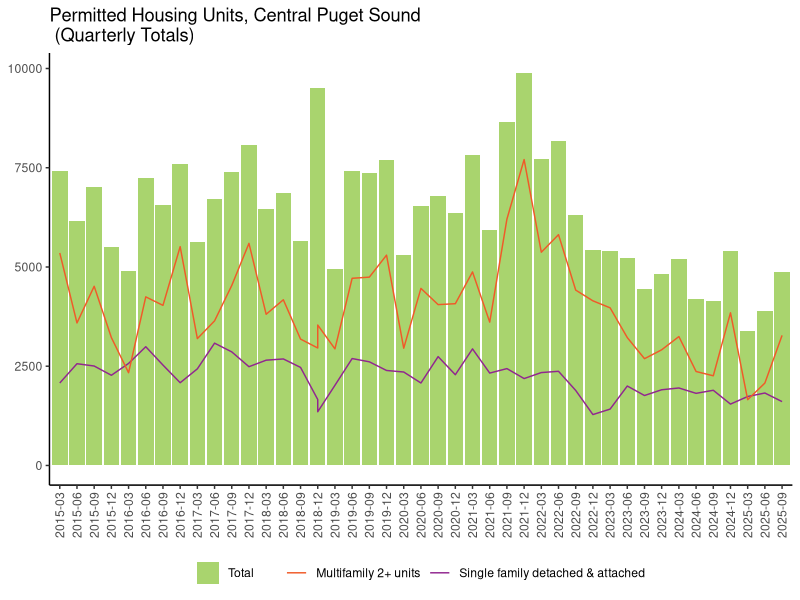
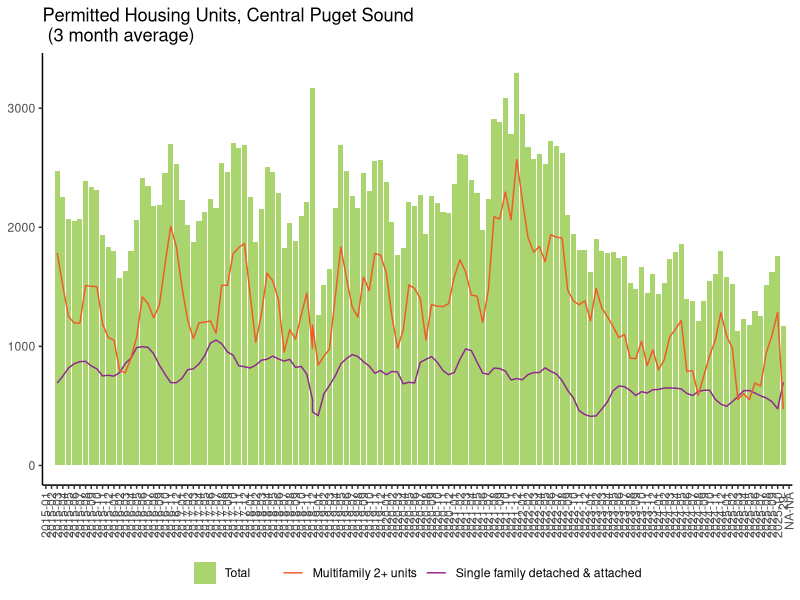

These charts were generated, in order, by the following R code:
## ---- chunk 1
knitr::opts_chunk$set(echo = TRUE)
## ---- chunk 2
library(readxl)
library(dplyr)
library(zoo)
library(ggplot2)
library(openxlsx)
library(stringr)
## ---- chunk 3
permits_15_df<-read_excel('census_bps_monthly_2015_Oct2025.xlsx')

## ---- chunk 4
total_df<- permits_15_df%>%group_by(Month)%>%
           summarise(sum_Total=sum(Total),
                     sum_1Unit=sum(`1 Unit`))
  

total_df_3mth<-total_df%>%
  mutate(multifamily=sum_Total-sum_1Unit)%>%
  mutate(move_tot3_total=rollapply(sum_Total, 3, sum, align='right', fill=NA),
         move_tot3_sf=rollapply(sum_1Unit, 3, sum, align='right', fill=NA),
         move_tot3_mf=rollapply(multifamily, 3, sum, align='right', fill=NA))%>%
  mutate(month_format=paste(substr(Month,1,4), substr(Month,5,6), sep='-'))

total_df_3mth_03 <- total_df_3mth %>%
  filter(str_detect(Month, regex("03", ignore_case = TRUE)))

total_df_3mth_03 <- total_df_3mth_03[,c(1,2,5,6,7,8)]

total_df_3mth_06 <- total_df_3mth %>%
  filter(str_detect(Month, regex("06", ignore_case = TRUE)))

total_df_3mth_06 <- total_df_3mth_06[,c(1,2,5,6,7,8)]

total_df_3mth_09 <- total_df_3mth %>%
  filter(str_detect(Month, regex("09", ignore_case = TRUE)))

total_df_3mth_09 <- total_df_3mth_09[,c(1,2,5,6,7,8)]

total_df_3mth_12 <- total_df_3mth %>%
  filter(str_detect(Month, regex("12", ignore_case = TRUE)))

total_df_3mth_12 <- total_df_3mth_12[,c(1,2,5,6,7,8)]

all <- rbind(total_df_3mth_03, total_df_3mth_06, total_df_3mth_09, total_df_3mth_12)

#write.xlsx(all, 'census_bps_quarterly.xlsx')

## ---- chunk 5
yrly_and_mnthly_avgs <- permits_15_df %>%
  mutate(year = substr(Month, 1, 4)) %>%
  group_by(year, Month) %>%
  summarise(sum_Total=sum(Total),
            sum_1Unit=sum(`1 Unit`)) %>%
  mutate(multifamily = sum_Total-sum_1Unit) %>%
  
  # yearly and monthly avg totals
  group_by(year) %>%
  summarise(yearly_total = sum(sum_Total, na.rm = TRUE),
            yearly_singlefamily = sum(sum_1Unit, na.rm = TRUE),
            yearly_multifamily = sum(multifamily, na.rm = TRUE),
            
             months = if_else(first(year) == "2025", 10, 12), # 2025 data thru Oct, divide by 10 for monthly data
            
            avg_monthly_total = yearly_total / months,
            avg_monthly_singlefamily = yearly_singlefamily / months,
            avg_monthly_multifamily = yearly_multifamily / months,
    .groups = "drop")

## ---- chunk 6
housing_plot_q<-ggplot(all) +
  geom_bar(aes(x=month_format, y=move_tot3_total,fill='Total'), stat="identity")+
  geom_line(aes(x=month_format, y=move_tot3_sf,group =1, color='Single family detached & attached'),stat="identity")+
  geom_line(aes(x=month_format, y=move_tot3_mf, color="Multifamily 2+ units",group=2),stat="identity",)+
    scale_color_manual(values=c("#F05A28","#91268F"))+
  scale_fill_manual(values=c("#A9D46E"))+
  theme(axis.title.x=element_blank(),
        axis.text.x = element_text(angle = 90, vjust = 0.5, hjust=1),
        axis.title.y=element_blank(),
        panel.grid.major = element_blank(), panel.grid.minor = element_blank(),
       panel.background = element_blank(), axis.line = element_line(colour = "black"))+
  theme(legend.position = "bottom",
        legend.title = element_blank())+
  labs(title="Permitted Housing Units, Central Puget Sound \n (Quarterly Totals)")

housing_plot_q
    
## ---- chunk 7
total_df<- permits_15_df%>%group_by(Month)%>%
           summarise(sum_Total=sum(Total),
                     sum_1Unit=sum(`1 Unit`))
  

total_df_3mth<-total_df%>%
  mutate(multifamily=sum_Total-sum_1Unit)%>%
  mutate(move_ave3_total=rollapply(sum_Total, 3, mean, align='right', fill=NA),
         move_ave3_sf=rollapply(sum_1Unit, 3, mean, align='right', fill=NA),
         move_ave3_mf=rollapply(multifamily, 3, mean, align='right', fill=NA))%>%
  mutate(month_format=paste(substr(Month,1,4), substr(Month,5,6), sep='-'))
## ---- chunk 8
housing_plot<-ggplot(total_df_3mth) +
  geom_bar(aes(x=month_format, y=move_ave3_total,fill='Total'), stat="identity")+
  geom_line(aes(x=month_format, y=move_ave3_sf,group =1, color='Single family detached & attached'),stat="identity")+
  geom_line(aes(x=month_format, y=move_ave3_mf, color="Multifamily 2+ units",group=2),stat="identity",)+
    scale_color_manual(values=c("#F05A28","#91268F"))+
  scale_fill_manual(values=c("#A9D46E"))+
  theme(axis.title.x=element_blank(),
        axis.text.x = element_text(angle = 90, vjust = 0.5, hjust=1),
        axis.title.y=element_blank(),
        panel.grid.major = element_blank(), panel.grid.minor = element_blank(),
       panel.background = element_blank(), axis.line = element_line(colour = "black"))+
  theme(legend.position = "bottom",
        legend.title = element_blank())+
  labs(title="Permitted Housing Units, Central Puget Sound \n (3 month average)")

housing_plot
    
